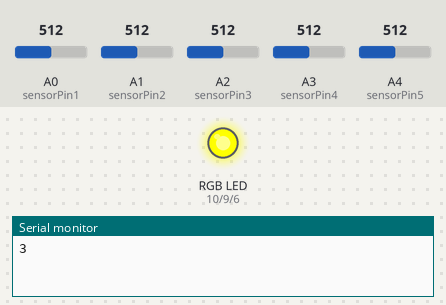
Recording of a sketch running on a simulated Arduino Uno, built with avr-gcc and run on an emulated ATmega328P. Shown: an RGB LED mixed from three pins (HIGH = lit), the last lines printed to the serial monitor. The inputs (shaded band) are chosen by the test bench; at power-on: A0 (sensorPin1) = 512, A2 (sensorPin3) = 512, A1 (sensorPin2) = 512, A3 (sensorPin4) = 512, A4 (sensorPin5) = 512. Dim RGB values are drawn brighter than linear.

Above: at 1.2 s.
1.3 s: A0 (sensorPin1) set to 711
2.8 s: A0 (sensorPin1) set to 737
At 3.2 s:
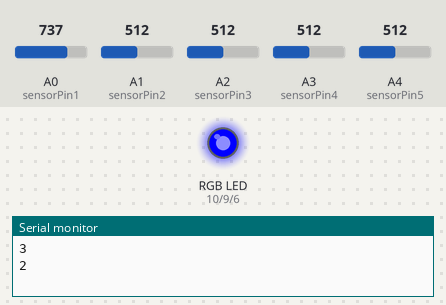
4.3 s: A0 (sensorPin1) set to 716
At 5.5 s:
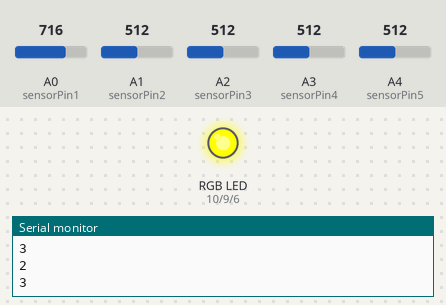
5.8 s: A0 (sensorPin1) set to 992
At 6.7 s:
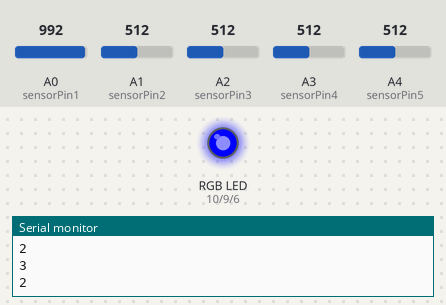
7.3 s: A2 (sensorPin3) set to 939
8.8 s: A2 (sensorPin3) set to 961
At 10.1 s:
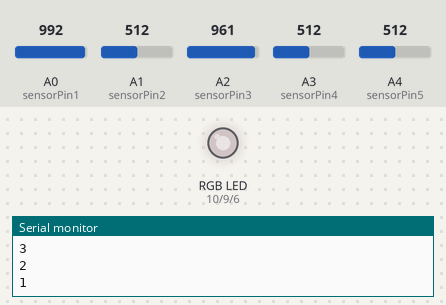
Timing chart, 0 to 11.3 s (numbered marks = the images above; inputs shaded):
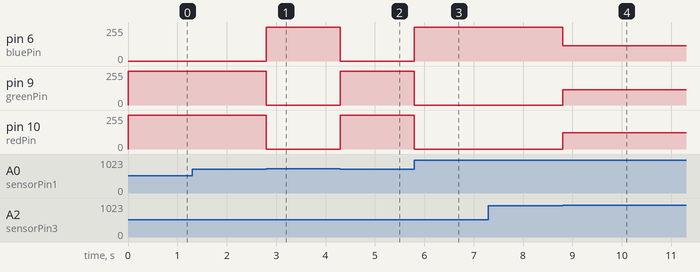

Measured:
- the behaviour switches between 726 and 727 on A0 (sensorPin1) (found by bisection; images 0 and 1)
- the behaviour switches between 951 and 952 on A2 (sensorPin3) (found by bisection; images 3 and 4)
- after the input at 1.3 s, every drawn part: stays the same
- after the input at 2.8 s, pin 6 (bluePin): 0/255 → 255/255 at once; pin 9 (greenPin), pin 10 (redPin): 255/255 → 0/255 at once
- after the input at 4.3 s, pin 6 (bluePin): 255/255 → 0/255 at once; pin 9 (greenPin), pin 10 (redPin): 0/255 → 255/255 at once
- after the input at 5.8 s, pin 6 (bluePin): 0/255 → 255/255 at once; pin 9 (greenPin), pin 10 (redPin): 255/255 → 0/255 at once
- after the input at 7.3 s, every drawn part: stays the same
- after the input at 8.8 s, pin 6 (bluePin): 255/255 → 114/255 at once; pin 9 (greenPin): 0/255 → 114/255 at once; pin 10 (redPin): 0/255 → 122/255 at once

The sketch:

D_and_I_Final_Project_v6.ino
```cpp
/*
  EMOTION OF THE OCEAN
*/

int redPin = 10;
int greenPin = 9;
int bluePin = 6;

// decide later whether the pin will be analogue or digital
int sensorPin1 = A0;
int sensorPin2 = A1;
int sensorPin3 = A2;
int sensorPin4 = A3;
int sensorPin5 = A4;

int sensorValue;        // value read from the sensor
int outputValue1;        // value output to the PWM (analog out)
int outputValue2;
int outputValue3;
int outputValue4;
int outputValue5;
float emotionIndex;

int lastprinted = 0;

void setup()
{
  pinMode(redPin, OUTPUT);
  pinMode(greenPin, OUTPUT);
  pinMode(bluePin, OUTPUT);
  //  pinMode(sensorPin1, OUTPUT);
  //  pinMode(sensorPin2, OUTPUT);
  //  pinMode(sensorPin3, OUTPUT);
  //  pinMode(sensorPin4, OUTPUT);
  //  pinMode(sensorPin5, OUTPUT);
  Serial.begin(9600);

  //  for (int i = A0; i < A5; i++) {
  //    pinMode(i, INPUT_PULLUP);
  //  }
}

void loop()
{ // Sensor 1
  // read the analog in value:
  sensorValue = analogRead(sensorPin1);
//  Serial.print("Sensor1:\t");
//  Serial.println(sensorValue);
  // map it to the range of the analog out:
  outputValue1 = map(sensorValue, 0, 1023, 0, 100);

  // Need to find the upper and lower bound of the sensors and then use the constrain function.
//  Serial.print("Mapped OutputValue1:\t");
//  Serial.println(outputValue1);
  // Need to calibrate or check the sensor and get the average value. The average value should be set to 50. If high, then >50. If low, then <50.

  // Sensor 2
  // read the analog in value:
  sensorValue = analogRead(sensorPin2);
//  Serial.print("Sensor2:\t");
//  Serial.println(sensorValue);
  // map it to the range of the analog out:
  outputValue2 = map(sensorValue, 0, 1023, 0, 100);
//  Serial.print("Mapped OutputValue2:\t");
//  Serial.println(outputValue2);
  // Need to calibrate or check the sensor and get the average value. The average value should be set to 50. If high, then >50. If low, then <50.


  // Sensor 3
  // read the analog in value:
  sensorValue = analogRead(sensorPin3);
  // map it to the range of the analog out:
//  Serial.print("Sensor3:\t");
//  Serial.println(sensorValue);
  outputValue3 = map(sensorValue, 0, 1023, 0, 100);
//  Serial.print("Mapped OutputValue3:\t");
//  Serial.println(outputValue3);

  // Need to calibrate or check the sensor and get the average value. The average value should be set to 50. If high, then >50. If low, then <50.


  // Sensor 4
  // read the analog in value:
  sensorValue = analogRead(sensorPin4);
  //  Serial.print("Sensor4:\t");
  //  Serial.println(sensorValue);
  // map it to the range of the analog out:
  outputValue4 = map(sensorValue, 0, 1023, 0, 100);

  // Need to calibrate or check the sensor and get the average value. The average value should be set to 50. If high, then >50. If low, then <50.

  // Sensor 5
  // read the analog in value:
  sensorValue = analogRead(sensorPin5);
  // map it to the range of the analog out:
  //  Serial.print("  Sensor5:\t");
  //  Serial.print(sensorValue);

  float voltage = sensorValue * 5.0;
  voltage /= 1024.0;
  float temperatureC = (voltage - 0.5) * 100 ;  //converting from 10 mv per degree wit 500 mV offset

  outputValue5 = map(temperatureC, 26, 32, 0, 100);
// Below printing is important.
//  Serial.print("Mapped s1: ");
//  Serial.print(outputValue1);
//  Serial.print("  Mapped s2: ");
//  Serial.print(outputValue2);
//  Serial.print("  Mapped s3: ");
//  Serial.print(outputValue3);
//  Serial.print("  Mapped s4: ");
//  Serial.print(outputValue4);
//  Serial.print("  Mapped s5: ");
//  Serial.print(outputValue5);
//  Serial.println();

  // Need to calibrate or check the sensor and get the average value. The average value should be set to 50. If high, then >50. If low, then <50.

  //---------- EMOTION INDEX CALCULATION -------------------------------

  // Percentage Weitages.They are in order. Amplitude(30%), Salinity(5%), Pollution(20%), Temperature(20%),DO(25%). Only DO is postive rest are negative.

  emotionIndex = ((100 - outputValue1) * 0.30 + (100 - outputValue2) * 0.05 + (100 - outputValue3) * 0.20 + (outputValue1) * 0.25 + (100 - outputValue1) * 0.20) / 100;
// Below printing is important.
//  Serial.println("Current EMOTION INDEX");
//  Serial.println(emotionIndex);

  // Angry
  if (emotionIndex >= 0 && emotionIndex < 0.2) {
    setColor(255, 0, 0);  // red
    if(lastprinted != 0) Serial.println(0);
    lastprinted = 0;
  }
  // Sad
  else if (emotionIndex >= 0.2 && emotionIndex < 0.3) {
    setColor(122, 114, 114);  // gray
    if(lastprinted != 1) Serial.println(1);
    lastprinted = 1;
  }
  // Calm
  else if (emotionIndex >= 0.3 && emotionIndex < 0.45) {
    setColor(0, 0, 255); // blue
    if(lastprinted != 2) Serial.println(2);
    lastprinted = 2;
  }
  // Happy
  else if (emotionIndex >= 0.45 && emotionIndex < 0.7) {
    setColor(255, 255, 0); // Yellow
    if(lastprinted != 3) Serial.println(3);
    lastprinted = 3;
  }
  // in Love
  else if (emotionIndex >= 0.7 && emotionIndex < 1) {
    setColor(249, 30, 234); // Pink
    if(lastprinted != 4) Serial.println(4);
    lastprinted = 4;
  }

}

void setColor(int red, int green, int blue)
{
  analogWrite(redPin, red);
  analogWrite(greenPin, green);
  analogWrite(bluePin, blue);
}
```
